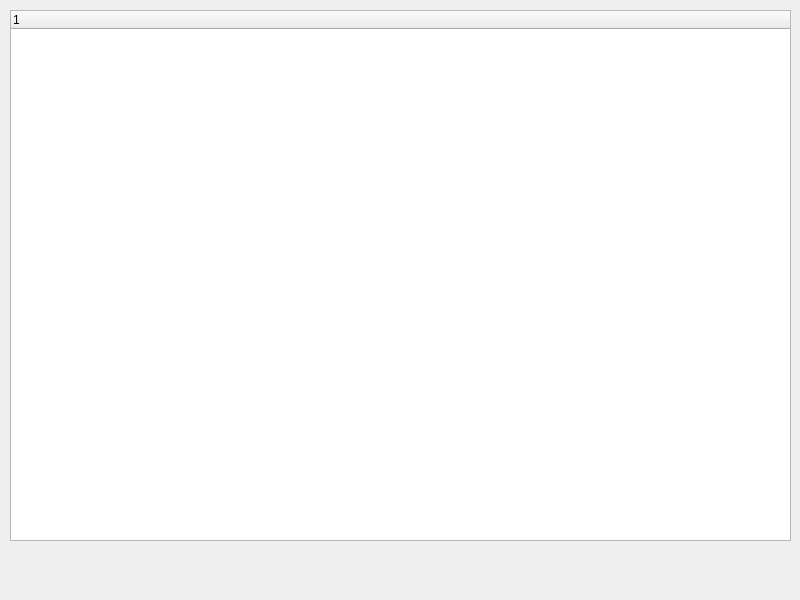
<?xml version="1.0" encoding="UTF-8"?>
<ui version="4.0">
 <class>MainWindow</class>
 <widget class="QMainWindow" name="MainWindow">
  <property name="geometry">
   <rect>
    <x>0</x>
    <y>0</y>
    <width>800</width>
    <height>600</height>
   </rect>
  </property>
  <property name="windowTitle">
   <string>MainWindow</string>
  </property>
  <widget class="QWidget" name="centralwidget">
   <widget class="QTreeWidget" name="treeWidget">
    <property name="geometry">
     <rect>
      <x>10</x>
      <y>10</y>
      <width>781</width>
      <height>531</height>
     </rect>
    </property>
    <column>
     <property name="text">
      <string notr="true">1</string>
     </property>
    </column>
   </widget>
  </widget>
  <widget class="QMenuBar" name="menubar">
   <property name="geometry">
    <rect>
     <x>0</x>
     <y>0</y>
     <width>800</width>
     <height>21</height>
    </rect>
   </property>
  </widget>
 </widget>
 <resources/>
 <connections/>
</ui>
